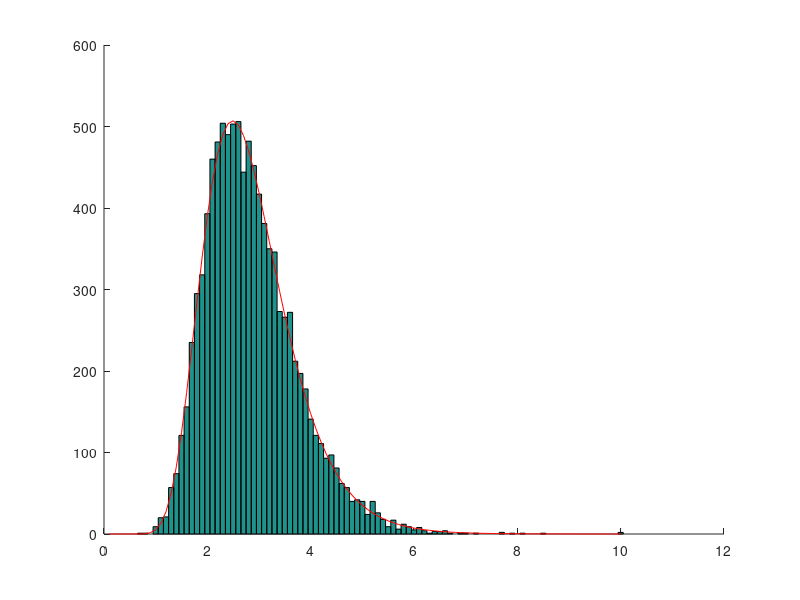

This figure's MATLAB source:
% Make up some data. (You should use your real data in place of x.)
x = lognrnd(1,0.3,10000,1);
% Fit the data
parmhat = lognfit(x);
% Plot comparison of the histogram of the data, and the fit
figure
hold on
% Empirical distribution
hist(x,0.1:0.1:10);
% Fitted distribution
xt = 0.1:0.1:10;
f = 1000*lognpdf(xt,parmhat(1),parmhat(2))
plot(xt,f,'r')

